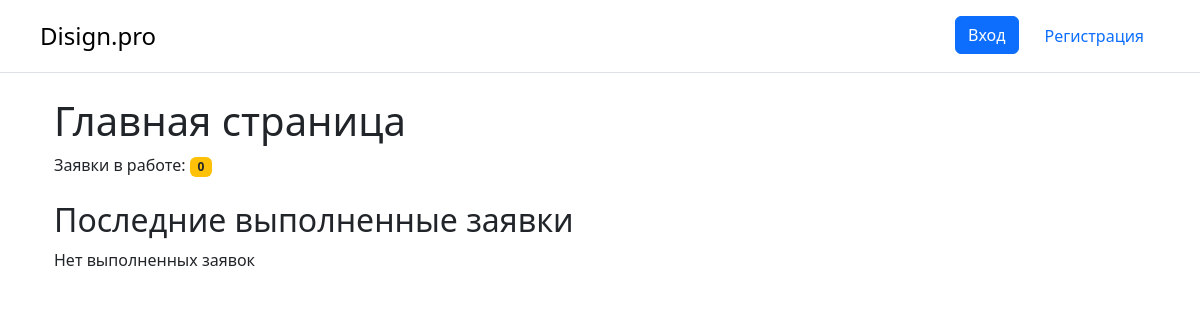
Before: / with the older database file.
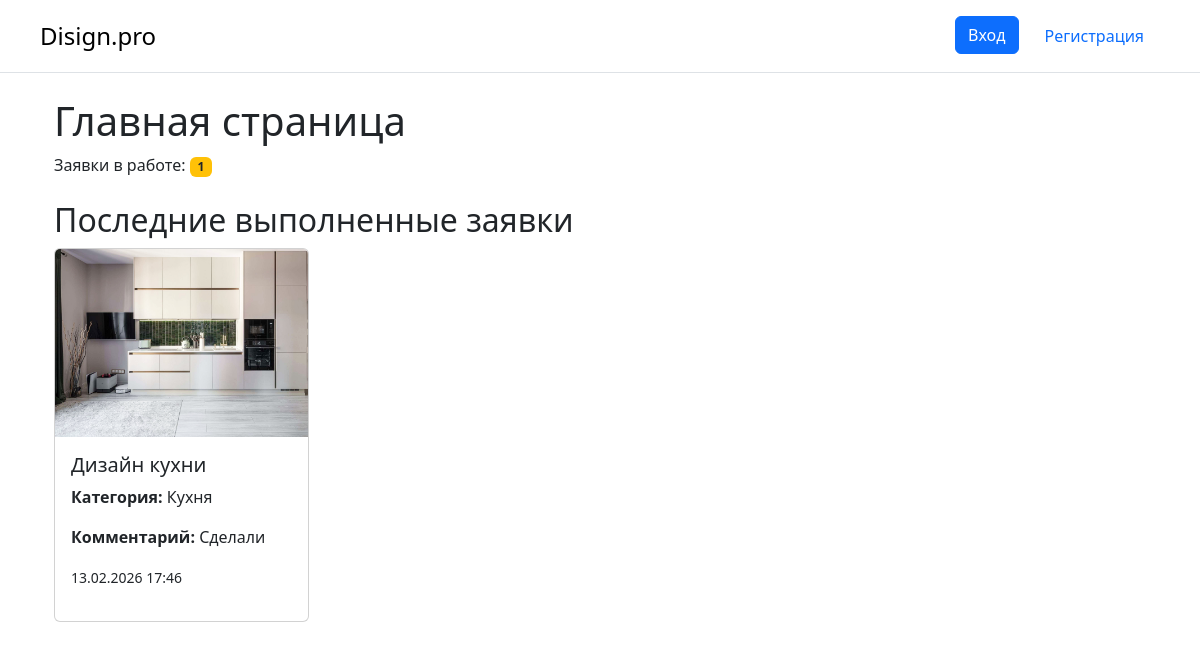
After: the same page with the newer database file.
### main/models.py (models this page shows, shortened)
class DesignRequest(models.Model):
    class Status(models.TextChoices):
        NEW = 'new', 'Новая'
        IN_PROGRESS = 'in_progress', 'Принято в работу'
        DONE = 'done', 'Выполнено'
    user = models.ForeignKey(
        settings.AUTH_USER_MODEL,
        on_delete=models.CASCADE,
        verbose_name='Пользователь'
    )
    title = models.CharField('Название', max_length=200)
    description = models.TextField('Описание')
    category = models.ForeignKey(
        Category,
        on_delete=models.CASCADE,
        verbose_name='Категория'
    )
    photo = models.ImageField(
        'Фото помещения / план',
        upload_to='design_requests/photos/',
        validators=[validate_image_size, validate_image_extension]
    )
    result_image = models.ImageField(
        'Фото выполненной работы',
        upload_to='design_requests/results/',
        blank=True,
        null=True
    )
    admin_comment = models.TextField(
        'Комментарий администратора',
        blank=True,
        null=True
    )
    status = models.CharField(
        max_length=20,
        choices=Status.choices,
        default=Status.NEW,
        verbose_name='Статус'
    )
    created_at = models.DateTimeField(
        'Дата создания',
        auto_now_add=True
    )
    class Meta:
        ordering = ['-created_at']
        verbose_name = 'Заявка на дизайн'
        verbose_name_plural = 'Заявки на дизайн'

class Category(models.Model):
    name = models.CharField(
        'Название категории',
        max_length=100,
        unique=True
    )
    class Meta:
        verbose_name = 'Категорию'
        verbose_name_plural = 'Категории'

### main/views.py (the view)
# urls.py: path('', views.index , name='index'),
def index(request):
    latest_done_requests = DesignRequest.objects.filter(
        status=DesignRequest.Status.DONE
    ).order_by('-created_at')[:4]
    in_progress_count = DesignRequest.objects.filter(
        status=DesignRequest.Status.IN_PROGRESS
    ).count()
    return render(request, 'main/index.html', {
        'latest_done_requests': latest_done_requests,
        'in_progress_count': in_progress_count
    })

### main/templates/main/index.html (shortened to what this page needs)
{% extends 'main/base.html'%}
{% block content %}
{% if user.is_staff %}
<div class="container mt-4">
  <h1>Главная страница</h1>
  <p>
    Заявки в работе:
    <span class="badge bg-warning text-dark">{{ in_progress_count }}</span>
  </p>
  <h2 class="mt-4">Последние выполненные заявки</h2>
  {% if latest_done_requests %}
    <div class="row">
      {% for r in latest_done_requests %}
        <div class="col-md-6 col-lg-3 mb-4">
          <div class="card h-100">
            {% if r.result_image %}
              <img src="{{ r.result_image.url }}" class="card-img-top" alt="{{ r.title }}">
            {% endif %}
            <div class="card-body">
              <h5 class="card-title">{{ r.title }}</h5>
              <p><b>Категория:</b> {{ r.category.name }}</p>
              {% if r.admin_comment %}
                <p><b>Комментарий:</b> {{ r.admin_comment }}</p>
              {% endif %}
              <p><small>{{ r.created_at|date:"d.m.Y H:i" }}</small></p>
            </div>
          </div>
        </div>
      {% endfor %}
    </div>
  {% else %}
    <p>Нет выполненных заявок</p>
  {% endif %}
</div>
{% else %}
<div class="container mt-4">
  <h1>Главная страница</h1>
  <p>
    Заявки в работе:
    <span class="badge bg-warning text-dark">{{ in_progress_count }}</span>
  </p>
  <h2 class="mt-4">Последние выполненные заявки</h2>
  {% if latest_done_requests %}
    <div class="row">
      {% for r in latest_done_requests %}
        <div class="col-md-6 col-lg-3 mb-4">
          <div class="card h-100">
            {% if r.result_image %}
              <img src="{{ r.result_image.url }}" class="card-img-top" alt="{{ r.title }}">
            {% endif %}
            <div class="card-body">
              <h5 class="card-title">{{ r.title }}</h5>
              <p><b>Категория:</b> {{ r.category.name }}</p>
              {% if r.admin_comment %}
                <p><b>Комментарий:</b> {{ r.admin_comment }}</p>
              {% endif %}
              <p><small>{{ r.created_at|date:"d.m.Y H:i" }}</small></p>
            </div>
          </div>
        </div>
      {% endfor %}
    </div>
  {% else %}
    <p>Нет выполненных заявок</p>
  {% endif %}
</div>
{% endif %}
{% endblock %}

Changed rows visible on the page:
added DesignRequest: result_image (picture), title "Дизайн кухни", category.name "Кухня", admin_comment "Сделали", created_at "13.02.2026 17:46"
Other visible differences:
{{ in_progress_count }}: "0" → "1"
text no longer shown: "Нет выполненных заявок"
